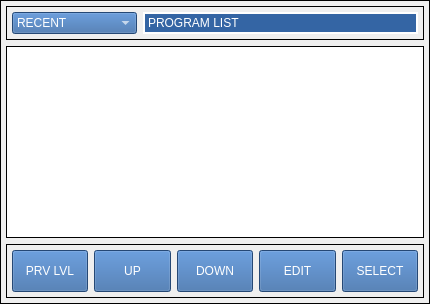
               <widget class="QFrame" name="gridFrame_2">
                <property name="maximumSize">
                 <size>
                  <width>430</width>
                  <height>16777215</height>
                 </size>
                </property>
                <property name="frameShape">
                 <enum>QFrame::Box</enum>
                </property>
                <layout class="QGridLayout" name="gridLayout_12">
                 <property name="leftMargin">
                  <number>5</number>
                 </property>
                 <property name="topMargin">
                  <number>5</number>
                 </property>
                 <property name="rightMargin">
                  <number>5</number>
                 </property>
                 <property name="bottomMargin">
                  <number>5</number>
                 </property>
                 <item row="0" column="0">
                  <widget class="QFrame" name="gridFrame">
                   <property name="frameShape">
                    <enum>QFrame::Box</enum>
                   </property>
                   <layout class="QGridLayout" name="gridLayout_54">
                    <property name="leftMargin">
                     <number>5</number>
                    </property>
                    <property name="topMargin">
                     <number>5</number>
                    </property>
                    <property name="rightMargin">
                     <number>5</number>
                    </property>
                    <property name="bottomMargin">
                     <number>5</number>
                    </property>
                    <item row="0" column="0">
                     <widget class="QComboBox" name="recentfilecombobox">
                      <property name="maximumSize">
                       <size>
                        <width>125</width>
                        <height>16777215</height>
                       </size>
                      </property>
                      <property name="styleSheet">
                       <string notr="true">
color: rgb(255, 255, 255);
background-color:rgb(52, 101, 164);
</string>
                      </property>
                      <property name="currentText">
                       <string>RECENT</string>
                      </property>
                      <item>
                       <property name="text">
                        <string>RECENT</string>
                       </property>
                      </item>
                     </widget>
                    </item>
                    <item row="0" column="1">
                     <widget class="QLabel" name="label_49">
                      <property name="styleSheet">
                       <string notr="true">color: rgb(255, 255, 255);
background-color:rgb(52, 101, 164);</string>
                      </property>
                      <property name="frameShape">
                       <enum>QFrame::Box</enum>
                      </property>
                      <property name="lineWidth">
                       <number>2</number>
                      </property>
                      <property name="text">
                       <string>PROGRAM LIST</string>
                      </property>
                     </widget>
                    </item>
                   </layout>
                  </widget>
                 </item>
                 <item row="2" column="0">
                  <widget class="QTableView" name="filesystemtable">
                   <property name="frameShape">
                    <enum>QFrame::Box</enum>
                   </property>
                   <property name="frameShadow">
                    <enum>QFrame::Plain</enum>
                   </property>
                   <property name="lineWidth">
                    <number>1</number>
                   </property>
                   <property name="sortingEnabled">
                    <bool>true</bool>
                   </property>
                   <property name="hiddenColumns" stdset="0">
                    <string>1,2</string>
                   </property>
                   <attribute name="horizontalHeaderDefaultSectionSize">
                    <number>150</number>
                   </attribute>
                   <attribute name="verticalHeaderDefaultSectionSize">
                    <number>50</number>
                   </attribute>
                  </widget>
                 </item>
                 <item row="3" column="0">
                  <widget class="QFrame" name="gridFrame_2">
                   <property name="styleSheet">
                    <string notr="true">QPushButton {
min-height: 40px;
min-width: 50px;
max-height: 40px;
max-width: 800px;
font: 12pt &quot;DejaVu Sans&quot;;
color: rgb(255, 255, 255);
background-color:rgb(52, 101, 164);
}

</string>
                   </property>
                   <property name="frameShape">
                    <enum>QFrame::Box</enum>
                   </property>
                   <layout class="QGridLayout" name="gridLayout_15">
                    <property name="leftMargin">
                     <number>5</number>
                    </property>
                    <property name="topMargin">
                     <number>5</number>
                    </property>
                    <property name="rightMargin">
                     <number>5</number>
                    </property>
                    <property name="bottomMargin">
                     <number>5</number>
                    </property>
                    <item row="0" column="4">
                     <widget class="QPushButton" name="navSelect">
                      <property name="text">
                       <string>SELECT</string>
                      </property>
                     </widget>
                    </item>
                    <item row="0" column="1">
                     <widget class="QPushButton" name="navUp">
                      <property name="text">
                       <string>UP</string>
                      </property>
                      <property name="flat">
                       <bool>false</bool>
                      </property>
                     </widget>
                    </item>
                    <item row="0" column="2">
                     <widget class="QPushButton" name="navDown">
                      <property name="text">
                       <string>DOWN</string>
                      </property>
                     </widget>
                    </item>
                    <item row="0" column="0">
                     <widget class="QPushButton" name="navParent">
                      <property name="text">
                       <string>PRV LVL</string>
                      </property>
                     </widget>
                    </item>
                    <item row="0" column="3">
                     <widget class="QPushButton" name="editfile">
                      <property name="text">
                       <string>EDIT</string>
                      </property>
                     </widget>
                    </item>
                   </layout>
                  </widget>
                 </item>
                </layout>
               </widget>
